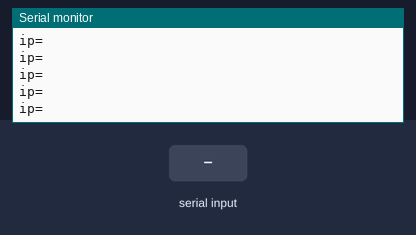
A sketch run on a simulated Arduino Uno, built with avr-gcc and run on an emulated ATmega328P. Shown: the last lines printed to the serial monitor. The test bench sets the inputs (shaded band).

Above: at 1.2 s.
1.3 s: "x\n" received over Serial
At 1.31 s:
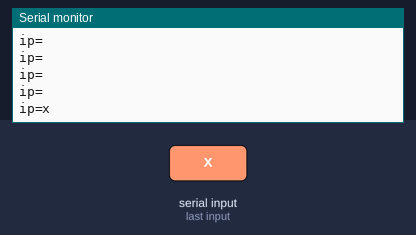
3.2 s: "1\n" received over Serial
At 3.21 s:
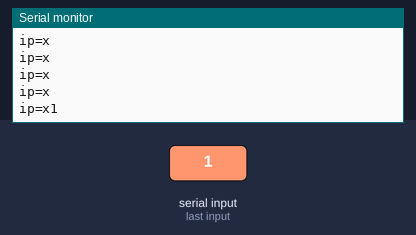

The sketch:

7_String_ip.ino
```cpp
char abc=0;
String ip="";
void setup() {
  // put your setup code here, to run once:
Serial.begin(115200);
}

void loop() {
  // put your main code here, to run repeatedly:
  while(Serial.available()>0)
  {
    abc=Serial.read();
        if(abc=='x')
      ip="";
    if(abc!='\n')
      ip+=abc;


  }
  Serial.print("ip=");
  Serial.println(ip);
  delay(100);
}
```

Measured:
- after the input at 1.3 s, the serial monitor: prints a new line at once (image 1)
- after the input at 3.2 s, the serial monitor: prints a new line at once (image 2)
